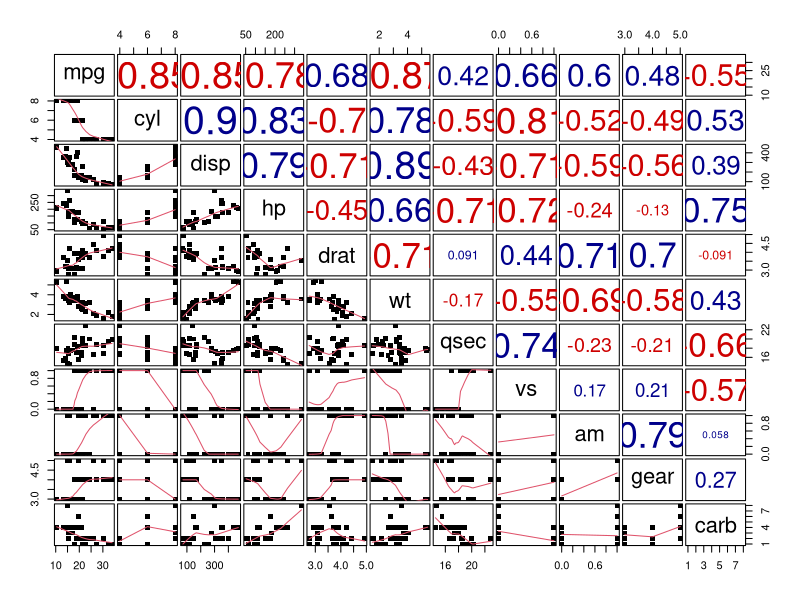
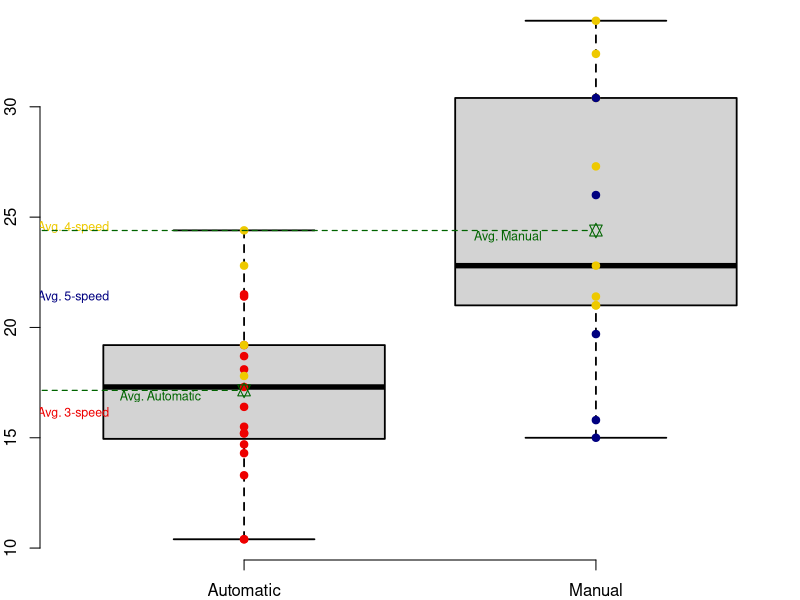
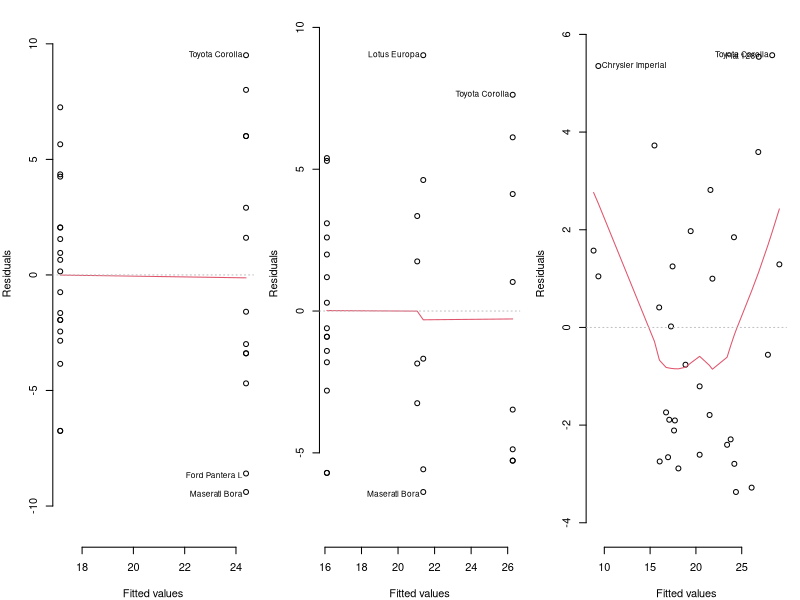
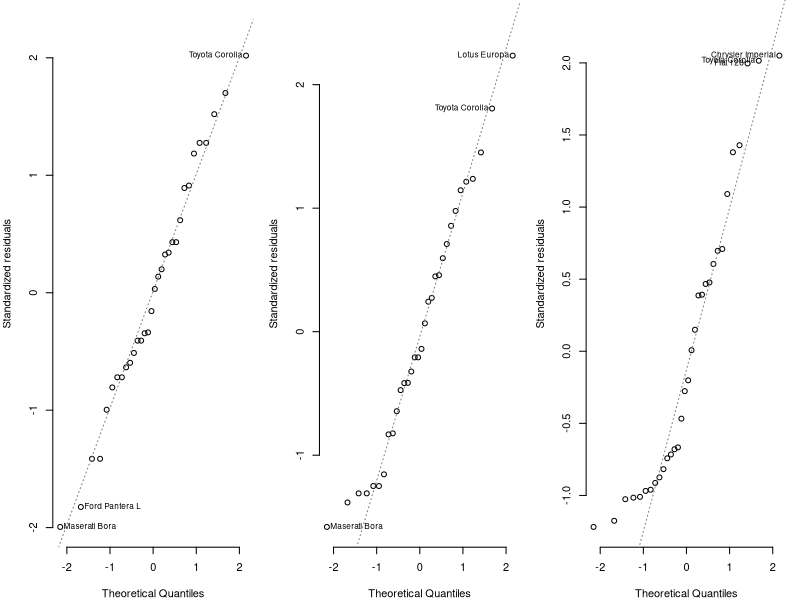

Generate these figures, in order, with R:
## ---- chunk 1
# Setup
require(datasets)
require(knitr)
opts_chunk$set(echo=FALSE, results="markup")
opts_knit$set(verbose=TRUE)

print(dim(mtcars))

data <- mtcars[, c("mpg", "am", "gear", "disp", "wt")]
names(data) <- c("MPG", "Type", "NrGears", "Displacement", "Weight")
data$Type <- factor(data$Type, labels=c("Automatic", "Manual"))
data$NrGears <- factor(data$NrGears, labels=c("3-speed", "4-speed", "5-speed"))

summary(data, digits=2)
## ---- chunk 2

fit1 <- lm(MPG~ Type - 1, data)

summary(fit1)$call
coef <- summary(fit1)$coefficients
print(coef)
## ---- chunk 3
ci1 <- coef[1, 1] + c(-1 , 1) * qt(0.975, df=fit1$df) * coef[1, 2]
ci2 <- coef[2, 1] + c(-1 , 1) * qt(0.975, df=fit1$df) * coef[2, 2]

cat("Confidence Interval @ 95%\n", "TypeAutomatic: [", ci1, "]\n TypeManual:    [", ci2, "]")
## ---- chunk 4
nA <- nrow(data[data$Type=="Automatic", ])
sA <- sd(data[data$Type=="Automatic", "MPG"])
nM <- nrow(data[data$Type=="Manual", ])
sM <- sd(data[data$Type=="Manual", "MPG"])

diff <- coef[2, 1] - coef[1, 1]
ci3 <- diff + c(-1 , 1) * qt(0.975, df=nA+nM-2) * (((sA^2)/nA)+(sM^2)/nM)^0.5

cat("Confidence Interval @ 95%\n", "TypeManual - TypeAutomatic: [", ci3, "]\n")
## ---- chunk 5
dff <- order(abs(dffits(fit1)), decreasing=TRUE)
head(dffits(fit1)[dff], 5)
## ---- chunk 6
sh <- shapiro.test(fit1$residuals)
cat(sh$method, "- p.value: ", sh$p.value)
## ---- chunk 7
fit2 <- lm(MPG ~ Type + NrGears - 1, data)
fit3 <- lm(MPG ~ Type + NrGears + Displacement + Weight - 1, data)
## ---- chunk 8
anova(fit1, fit2, fit3)
## ---- chunk 9
par(mar=c(2, 2, 0, 0))
u.panel <- function(x, y, digits=2, ...) {
    usr <- par("usr"); on.exit(par(usr))
    par(usr = c(0, 1, 0, 1))
    r <- cor(x, y)
    txt <- format(r, digits=digits)
    text(0.5, 0.5, txt, cex = 3.75*sqrt(abs(r)), col=ifelse(r>0,"darkblue", "red3"))
}
pairs(~mpg+cyl+disp+hp+drat+wt+qsec+vs+am+gear+carb, 
      data=mtcars,
      gap=0.25, 
      lower.panel=panel.smooth, 
      upper.panel=u.panel, 
      pch=15
)

## ---- chunk 10

m0 <- mean(data$MPG)
m1 <- mean(data[data$Type=="Automatic", "MPG"])
m2 <- mean(data[data$Type=="Manual", "MPG"])

s3 <- mean(data[data$NrGears=="3-speed", "MPG"])
s4 <- mean(data[data$NrGears=="4-speed", "MPG"])
s5 <- mean(data[data$NrGears=="5-speed", "MPG"])

par(mar=c(2, 2, 0, 0), bty="n")
plot(data$Type, data$MPG, lwd=1.75)

points(data[data$NrGears=="3-speed", "Type"], 
       data[data$NrGears=="3-speed", "MPG"], 
       col="red2", 
       pch=19)
text(0.50, s3, "< Avg. 3-speed", cex=0.75, col="red2")

points(data[data$NrGears=="4-speed", "Type"], 
       data[data$NrGears=="4-speed", "MPG"], 
       col="gold2", 
       pch=19)
text(0.50, s4, "< Avg. 4-speed", cex=0.75, col="gold2")

points(data[data$NrGears=="5-speed", "Type"], 
       data[data$NrGears=="5-speed", "MPG"], 
       col="navyblue", 
       pch=19)
text(0.50, s5, "< Avg. 5-speed", cex=0.75, col="navyblue")

points(1, m1, col="darkgreen", pch=11, cex=1.25)
lines(c(0, 0.99), c(m1,m1), col="darkgreen", lwd=1.2, lty="dashed")
text(0.75, m1, "Avg. Automatic", cex = 0.75, adj=c(0.45, 1), col="darkgreen")

points(2, m2, col="darkgreen", pch=11, cex=1.25)
lines(c(0, 1.99), c(m2,m2), col="darkgreen", lwd=1.2, lty="dashed")
text(1.75, m2, "Avg. Manual", cex = 0.75, adj=c(0.5, 1), col="darkgreen")
## ---- chunk 11

par(mfrow=c(1,3), mar=c(4, 4, 0, 1), bty="n")
plot(fit1, which=1)
plot(fit2, which=1)
plot(fit3, which=1)
## ---- chunk 12

par(mfrow=c(1,3), mar=c(4, 4, 0, 1), bty="n")
plot(fit1, which=2)
plot(fit2, which=2)
plot(fit3, which=2)
